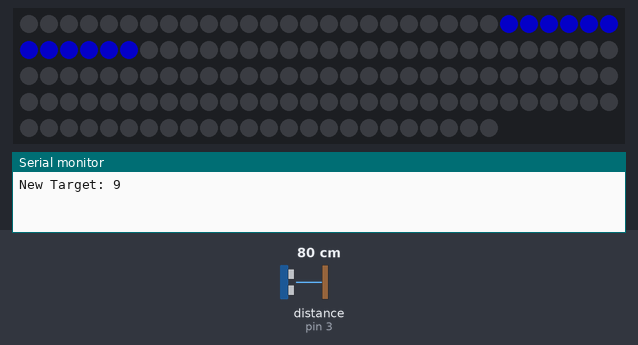
The sketch below on a simulated Arduino Mega 2560, built with avr-gcc and run on an emulated ATmega2560. Shown: 144 RGB LEDs in strip order, left to right, continuing on the next row, the last lines printed to the serial monitor. The inputs (shaded band) are chosen by the test bench; at power-on: distance to the obstacle (sensor on pin 3) 80 cm. Dim RGB values are drawn brighter than linear; the strip is taken to match the declared colour order; random numbers use the default seed unless the sketch sets one.

Above: at 2.2 s.
2.3 s: distance to the obstacle (sensor on pin 3) set to 2 cm
At 3.8 s:
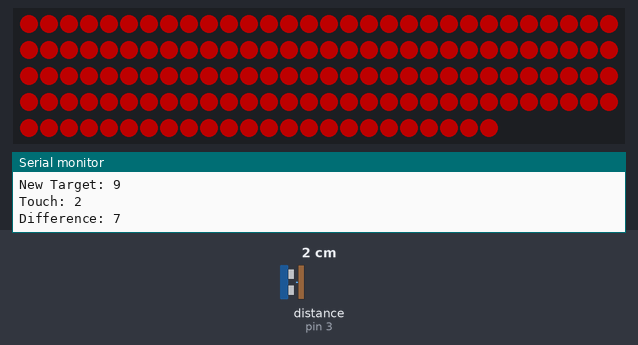
5.3 s: distance to the obstacle (sensor on pin 3) set to 9 cm
At 6.8 s:
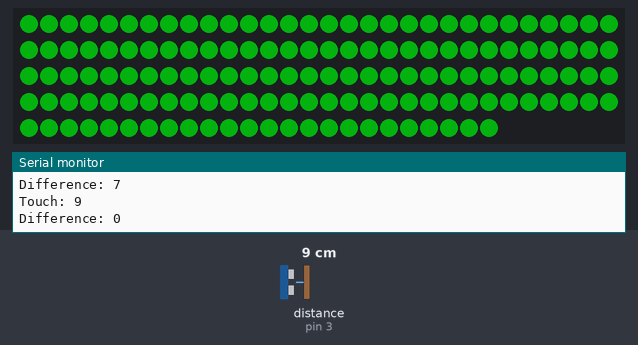
7.9 s: distance to the obstacle (sensor on pin 3) set to 23 cm
10.9 s: distance to the obstacle (sensor on pin 3) set to 28 cm
At 16.23 s:
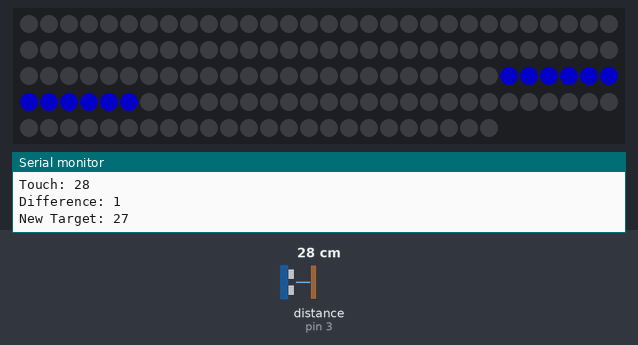

The sketch:

touchTarget.ino
```cpp
#include <NewPing.h>
#include <Adafruit_NeoPixel.h>

#define LEDPIN 7

// set up sensors
NewPing sensor = NewPing(2,3,39);
Adafruit_NeoPixel strip = Adafruit_NeoPixel(144, LEDPIN, NEO_RGB + NEO_KHZ800);

//const int PIXEL_NUMS[12][2] = {
//  {0,1},
//  {23,22},
//  {24,25},
//  {47,46},
//  {48,49},
//  {71,70},
//  {72,73},
//  {95,94},
//  {96,97},
//  {119,118},
//  {120,121},
//  {143,142}
//};

const int PIXEL_NUMS[12][12] = {
  {0, 1, 2, 3, 4, 5, 6, 7, 8, 9, 10, 11},
  {23, 22, 21, 20, 19, 18, 17, 16, 15, 14, 13, 12},
  {24, 25, 26, 27, 28, 29, 30, 31, 32, 33, 34, 35},
  {47, 46, 45, 44, 43, 42, 41, 40, 39, 38, 37, 36},
  {48, 49, 50, 51, 52, 53, 54, 55, 56, 57, 58, 59},
  {71, 70, 69, 68, 67, 66, 65, 64, 63, 62, 61, 60},
  {72, 73, 74, 75, 76, 77, 78, 79, 80, 81, 82, 83},
  {95, 94, 93, 92, 91, 90, 89, 88, 87, 86, 85, 84},
  {96, 97, 98, 99, 100, 101, 102, 103, 104, 105, 106, 107},
  {119, 118, 117, 116, 115, 114, 113, 112, 111, 110, 109, 108},
  {120, 121, 122, 123, 124, 125, 126, 127, 128, 129, 130, 131},
  {143, 142, 141, 140, 139, 138, 137, 136, 135, 134, 133, 132}
};

struct pixel{ int x; int y; int r; int g; int b; };


const int NUM_LINES = 79;
struct pixel ttt[NUM_LINES] = {{0, 0, 0, 255, 83},
{0, 1, 0, 255, 83},
{0, 2, 0, 255, 83},
{0, 3, 255, 255, 255},
{0, 8, 255, 255, 255},
{0, 9, 188, 5, 255},
{0, 11, 188, 5, 255},
{1, 0, 0, 255, 83},
{1, 2, 0, 255, 83},
{1, 3, 255, 255, 255},
{1, 8, 255, 255, 255},
{1, 10, 188, 5, 255},
{2, 0, 0, 255, 83},
{2, 1, 0, 255, 83},
{2, 2, 0, 255, 83},
{2, 3, 255, 255, 255},
{2, 8, 255, 255, 255},
{2, 9, 188, 5, 255},
{2, 11, 188, 5, 255},
{3, 0, 255, 255, 255},
{3, 1, 255, 255, 255},
{3, 2, 255, 255, 255},
{3, 3, 255, 255, 255},
{3, 4, 255, 255, 255},
{3, 5, 255, 255, 255},
{3, 6, 255, 255, 255},
{3, 7, 255, 255, 255},
{3, 8, 255, 255, 255},
{3, 9, 255, 255, 255},
{3, 10, 255, 255, 255},
{3, 11, 255, 255, 255},
{4, 3, 255, 255, 255},
{4, 4, 0, 255, 83},
{4, 5, 0, 255, 83},
{4, 6, 0, 255, 83},
{4, 7, 0, 255, 83},
{4, 8, 255, 255, 255},
{5, 3, 255, 255, 255},
{5, 4, 0, 255, 83},
{5, 7, 0, 255, 83},
{5, 8, 255, 255, 255},
{6, 3, 255, 255, 255},
{6, 4, 0, 255, 83},
{6, 7, 0, 255, 83},
{6, 8, 255, 255, 255},
{7, 3, 255, 255, 255},
{7, 4, 0, 255, 83},
{7, 5, 0, 255, 83},
{7, 6, 0, 255, 83},
{7, 7, 0, 255, 83},
{7, 8, 255, 255, 255},
{8, 0, 255, 255, 255},
{8, 1, 255, 255, 255},
{8, 2, 255, 255, 255},
{8, 3, 255, 255, 255},
{8, 4, 255, 255, 255},
{8, 5, 255, 255, 255},
{8, 6, 255, 255, 255},
{8, 7, 255, 255, 255},
{8, 8, 255, 255, 255},
{8, 9, 255, 255, 255},
{8, 10, 255, 255, 255},
{8, 11, 255, 255, 255},
{9, 0, 188, 5, 255},
{9, 2, 188, 5, 255},
{9, 3, 255, 255, 255},
{9, 8, 255, 255, 255},
{9, 9, 188, 5, 255},
{9, 11, 188, 5, 255},
{10, 1, 188, 5, 255},
{10, 3, 255, 255, 255},
{10, 8, 255, 255, 255},
{10, 10, 188, 5, 255},
{11, 0, 188, 5, 255},
{11, 2, 188, 5, 255},
{11, 3, 255, 255, 255},
{11, 8, 255, 255, 255},
{11, 9, 188, 5, 255},
{11, 11, 188, 5, 255},
};


const uint32_t BLUE = strip.Color(64,8,255);
const uint32_t GREEN = strip.Color(46,209,80);
const uint32_t RED = strip.Color(232,31,16);

uint32_t getRandomColor(){
  uint8_t r = rand() % 256;
  uint8_t g = rand() % 256;
  uint8_t b = rand() % 256;
  return ((uint32_t)r << 16) | ((uint32_t)g <<  8) | b;
}

bool found = true;
bool game = true;
int place = -99;
const int FROM_EDGE = 0;

void setup() {
  Serial.begin(9600);
  strip.begin();
  strip.setBrightness(100);
  strip.clear();
  // put your setup code here, to run once:
  //strip.setPixelColor(PIXEL_NUMS[4][0], strip.gamma32(getRandomColor()));
  //strip.setPixelColor(PIXEL_NUMS[4][1], strip.gamma32(getRandomColor()));
  strip.show();
}

void loop() {
  // put your main code here, to run repeatedly:
  delay(50);
  //Serial.print("Sensor ");
  //Serial.print(1);
  //Serial.print(": ");
  int s1 = sensor.convert_cm(sensor.ping_median(5)) - FROM_EDGE;
  if(!game){
   for(int i = 0; i < NUM_LINES; i++){
     struct pixel cur = ttt[i];
     uint8_t r = cur.r;
     uint8_t g = cur.g;
     uint8_t b = cur.b;
     strip.setPixelColor(PIXEL_NUMS[cur.x][cur.y], strip.gamma32(strip.Color(r,g,b)));
    }
    strip.show();
    if(s1 > 0) game = true;
    return;
  }
  if(found){
    strip.clear();
    place = random(4, 35);
    Serial.print("New Target: ");
    Serial.println(place);
    seekToRow(int(place/3.4), BLUE);
    found = false;
  }
  else{
    if(s1 > 0){
      Serial.println();
      Serial.print("Touch: ");
      Serial.println(s1);
      Serial.print("Difference: ");
      Serial.println(abs(s1-place));
      Serial.println();
//      Serial.print(int(s1/3.4));
//      Serial.println();

      if(abs(s1-place) < 4){
        lightUpBoard(GREEN);
        found = true;
        delay(2000);
        clearBoard();
      }
      else{
        lightUpBoard(RED);
        delay(1500);
        turnOnRow(int(place/3.4), BLUE);
      }
    //  Serial.print("cm");
    }
  }
}

void seekToRow(int r, uint32_t c){
  int timing = 25;
  for(int i = 0; i < 12; i++){
    strip.clear();
    for(int j = 0; j < 12; j++){
      strip.setPixelColor(PIXEL_NUMS[i][j], strip.gamma32(c));
    }
    strip.show();
    delay(timing);
  }

  for(int i = 11; i >= 0; i--){
    strip.clear();
    for(int j = 0; j < 12; j++){
      strip.setPixelColor(PIXEL_NUMS[i][j], strip.gamma32(c));
    }
    strip.show();
    delay(timing);
  }

  for(int i = 0; i <= r; i++){
    strip.clear();
    for(int j = 0; j < 12; j++){
      strip.setPixelColor(PIXEL_NUMS[i][j], strip.gamma32(c));
    }
    strip.show();
    delay(timing);
  }
  strip.show();
}

void lightUpBoard(uint32_t c){
  strip.clear();
  for(int i = 0; i < 12; i++){
    for(int j = 0; j < 12; j++){
      strip.setPixelColor(PIXEL_NUMS[i][j], strip.gamma32(c));
    }
  }
  strip.show();
}

void clearBoard(){
  strip.clear();
  strip.show();
}

void turnOnRow(int r, uint32_t c){
  strip.clear();
  for(int i = 0; i<12; i++){
    strip.setPixelColor(PIXEL_NUMS[r][i], strip.gamma32(c));
  }
  strip.show();
}
```

Measured:
- the behaviour switches between 25 and 26 cm on distance to the obstacle (sensor on pin 3) (found by bisection; images 2 and 3)
- after the input at 2.3 s, the LEDs: change after 0.35 s (image 1)
- what the display in image 1 shows lasts 1.5 s, from 2.7 s to 4.2 s
